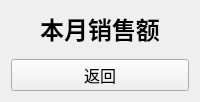
      <widget class="QWidget" name="page_sale_info">
       <layout class="QVBoxLayout" name="verticalLayout_6" stretch="1,10,1">
        <item>
         <widget class="QLabel" name="label_9">
          <property name="sizePolicy">
           <sizepolicy hsizetype="Expanding" vsizetype="Expanding">
            <horstretch>0</horstretch>
            <verstretch>0</verstretch>
           </sizepolicy>
          </property>
          <property name="font">
           <font>
            <family>楷体</family>
            <pointsize>18</pointsize>
            <weight>75</weight>
            <bold>true</bold>
           </font>
          </property>
          <property name="text">
           <string>本月销售额</string>
          </property>
          <property name="alignment">
           <set>Qt::AlignCenter</set>
          </property>
         </widget>
        </item>
        <item>
         <widget class="QWidget" name="widget_chart" native="true">
          <property name="sizePolicy">
           <sizepolicy hsizetype="Expanding" vsizetype="Expanding">
            <horstretch>0</horstretch>
            <verstretch>0</verstretch>
           </sizepolicy>
          </property>
         </widget>
        </item>
        <item>
         <widget class="QPushButton" name="pushButton_chart_back">
          <property name="sizePolicy">
           <sizepolicy hsizetype="Expanding" vsizetype="Expanding">
            <horstretch>0</horstretch>
            <verstretch>0</verstretch>
           </sizepolicy>
          </property>
          <property name="font">
           <font>
            <family>楷体</family>
            <pointsize>12</pointsize>
           </font>
          </property>
          <property name="text">
           <string>返回</string>
          </property>
         </widget>
        </item>
       </layout>
      </widget>
